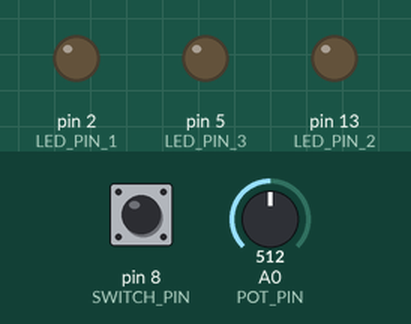
Recording of a sketch running on a simulated Arduino Uno, built with avr-gcc and run on an emulated ATmega328P. On the bench: output pins drawn as LEDs (lit = HIGH). Dashed ring = blinking. The test bench sets the inputs (shaded band); at power-on: pin 8 (SWITCH_PIN) LOW, A0 (POT_PIN) = 512.

Above: at 1.2 s.
1.3 s: pin 8 (SWITCH_PIN) pulled HIGH for 1 s
At 2.6 s:
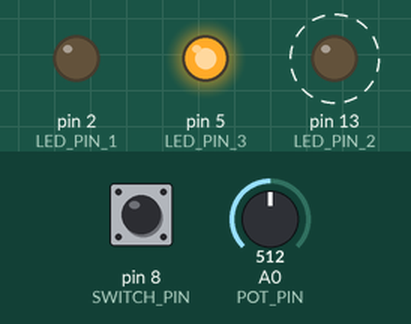
3.8 s: pin 8 (SWITCH_PIN) pulled HIGH for 0.15 s
At 5.0 s:
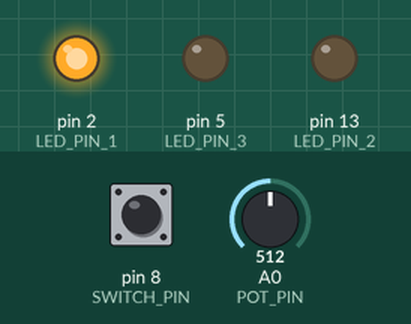
5.4 s: pin 8 (SWITCH_PIN) pulled HIGH for 3.2 s
At 5.51 s:
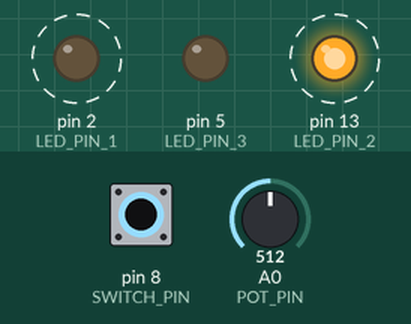
Timing chart, 0 to 10.1 s (numbered marks = the images above; inputs shaded):
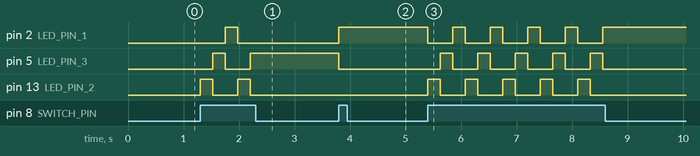

The sketch:

arduino-test1.ino
```cpp
#include <stdint.h>

#define SWITCH_PIN 8
#define POT_PIN 0
#define LED_PIN_1 2
#define LED_PIN_2 13
#define LED_PIN_3 5
#define LAST_LED 0xff

static uint8_t ledPins[] = {LED_PIN_1, LED_PIN_2, LED_PIN_3, LAST_LED};
static uint8_t *currentLedPin = &ledPins[0];

void setup(void) {
  pinMode(SWITCH_PIN, INPUT);
  for (uint8_t i = 0; ledPins[i] != LAST_LED; i++) {
    pinMode(ledPins[i], OUTPUT);
  }
}

int blinkDelay(void) {
  int potVal = analogRead(POT_PIN);
  return map(potVal, 0, 1023, 400, 50);
}

void blinkStep(void) {
  digitalWrite(*currentLedPin++, LOW);
  if (*currentLedPin == LAST_LED) {
    currentLedPin = &ledPins[0];
  }
  digitalWrite(*currentLedPin, HIGH);
}

void flash(void) {
  for (uint8_t i = 0; ledPins[i] != LAST_LED; i++) {
    digitalWrite(ledPins[i], HIGH);
  }
  delay(100);
  for (uint8_t i = 0; ledPins[i] != LAST_LED; i++) {
    digitalWrite(ledPins[i], LOW);
  }
  delay(100);
}

void loop(void) {
  if (digitalRead(SWITCH_PIN) == HIGH) {
    blinkStep();
    delay(blinkDelay());
  }
}
```

Measured:
- after the input at 1.3 s, pin 2 (LED_PIN_1): LOW → HIGH after 0.45 s, → LOW 0.23 s later; pin 5 (LED_PIN_3): LOW → HIGH after 0.23 s, → LOW 0.23 s later, → HIGH 0.45 s later; pin 13 (LED_PIN_2): alternates HIGH for 0.23 s and LOW for 0.45 s, 4 changes in all, then stays LOW, starting at once
- after the input at 3.8 s, pin 2 (LED_PIN_1): LOW → HIGH at once; pin 5 (LED_PIN_3): HIGH → LOW at once
- after the input at 5.4 s, pin 2 (LED_PIN_1): alternates HIGH for 0.23 s and LOW for 0.45 s, 10 changes in all, then stays HIGH, starting at once; pin 5 (LED_PIN_3): alternates HIGH for 0.23 s and LOW for 0.45 s, 10 changes in all, then stays LOW, starting after 0.23 s
